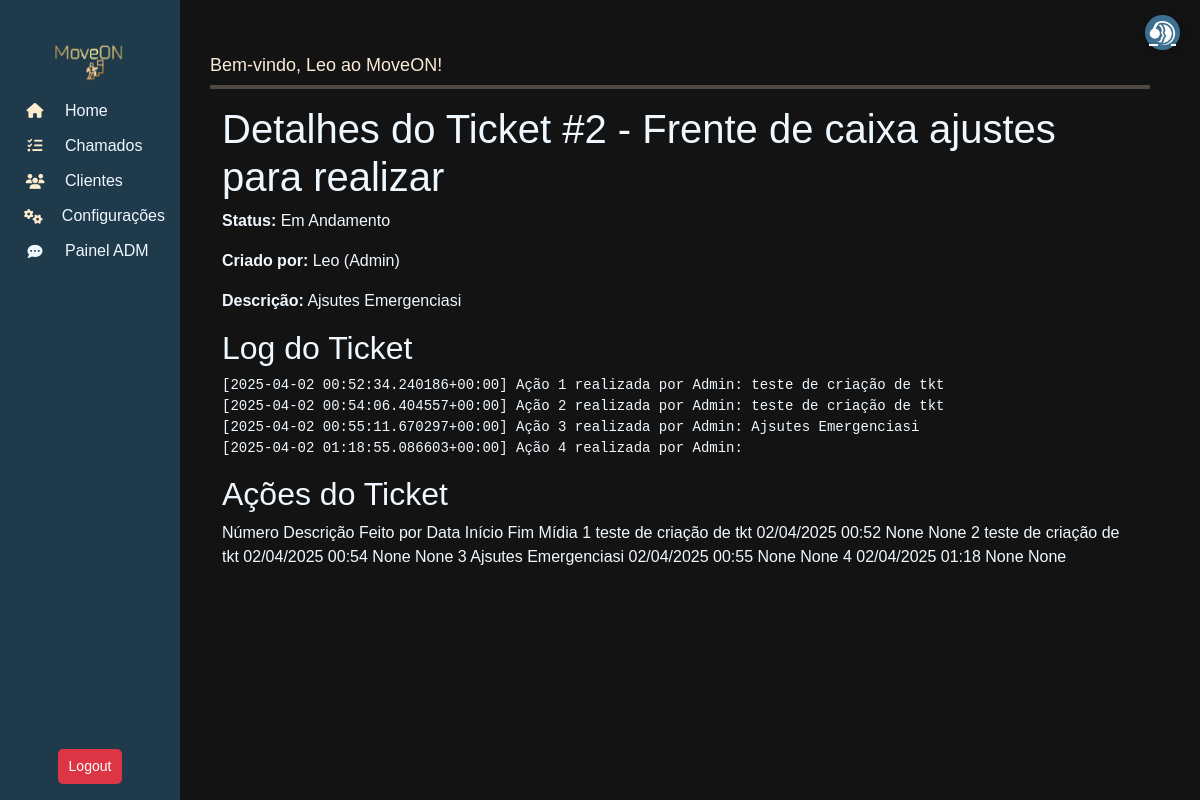
The app's page /move/tickets/detail/2 (signed in) with its own data.
### move_on/models.py (models this page shows, shortened)
class User(AbstractUser):
    client = models.ForeignKey(Profile, on_delete=models.CASCADE, related_name="users", null=True, blank=True, db_column='client')
    role = models.ForeignKey(Role, on_delete=models.SET_NULL, null=True, blank=True, db_column='role')
    groups = models.ManyToManyField(
        'auth.Group',
        related_name='move_on_users',
        blank=True
    )
    user_permissions = models.ManyToManyField(
        'auth.Permission',
        related_name='move_on_users',
        blank=True
    )
    class Meta:
        db_table = "users"
    def __str__(self):
        return f"{self.username} ({self.role})" if self.role else self.username

class Ticket(models.Model):
    client = models.ForeignKey(Profile, on_delete=models.PROTECT, related_name="tickets", null=True, blank=True)
    created_by = models.ForeignKey(User, on_delete=models.CASCADE, related_name="created_tickets", null=True, blank=True)
    assigned_team = models.ForeignKey(Team, on_delete=models.SET_NULL, null=True, blank=True, related_name="tickets")
    sla = models.ForeignKey(SLA, on_delete=models.SET_NULL, null=True, blank=True)
    title = models.CharField("Título", max_length=255, null=True, blank=True)
    description = models.TextField("Descrição", null=True, blank=True)
    status = models.ForeignKey(TicketStatus, on_delete=models.SET_NULL, null=True, blank=True)
    created_at = models.DateTimeField("Criado em", auto_now_add=True)
    updated_at = models.DateTimeField("Atualizado em", auto_now=True)
    due_date = models.DateTimeField("Previsão", null=True, blank=True)
    category = models.ForeignKey(Category, on_delete=models.CASCADE, blank=True, null=True)
    log = models.TextField("Log de Alterações", blank=True)
    class Meta:
        db_table = "tickets"

class TicketStatus(models.Model):
    name = models.CharField("Status", max_length=50, unique=True)
    class Meta:
        db_table = "ticket_status"
    def __str__(self):
        return self.name

class Role(models.Model):
    name = models.CharField("Nome do Papel", max_length=50, unique=True)
    description = models.TextField("Descrição", blank=True, null=True)
    class Meta:
        db_table = "roles"
    def __str__(self):
        return self.name

class TicketAction(models.Model):
    ticket = models.ForeignKey(Ticket, on_delete=models.CASCADE, related_name="actions")
    action_number = models.IntegerField("Número da Ação")
    performed_by = models.ForeignKey(User, on_delete=models.CASCADE)
    description = models.TextField("Descrição da Ação")
    assigned_team = models.ForeignKey(Team, on_delete=models.SET_NULL, null=True, blank=True)
    action_date = models.DateTimeField("Data da Ação", default=timezone.now)
    action_start_time = models.TimeField("Hora de Início", null=True, blank=True)
    action_end_time = models.TimeField("Hora de Fim", null=True, blank=True)
    audio = models.FileField(upload_to="tickets/audios/", null=True, blank=True)
    image = models.ImageField(upload_to="tickets/images/", null=True, blank=True)
    class Meta:
        db_table = "ticket_actions"
        ordering = ["action_number"]

### move_on/views.py (the view, shortened to what this page needs)
# urls.py: path('tickets/detail/<int:pk>', TicketDetailView.as_view(), name="ticket_detail"),
class TicketDetailView(LoginRequiredMixin, DetailView):
    model = Ticket
    template_name = "tickets/ticket_detail.html"
    context_object_name = "ticket"
    def get_context_data(self, **kwargs):
        context = super().get_context_data(**kwargs)
        context["actions"] = self.object.actions.all()  # Pegando todas as ações do ticket
        return context

### move_on/templates/Tickets/ticket_detail.html (shortened to what this page needs)
{% extends "Menu/menu.html" %} {% block content %}
<div class="container" style="color: aliceblue;">
  <h1>Detalhes do Ticket #{{ ticket.id }} - {{ ticket.title }}</h1>
  <p><strong>Status:</strong> {{ ticket.status }}</p>
  <p><strong>Criado por:</strong> {{ ticket.created_by }}</p>
  <p><strong>Descrição:</strong> {{ ticket.description }}</p>
  <h2>Log do Ticket</h2>
  <pre>{{ ticket.log }}</pre>
  <h2>Ações do Ticket</h2>
  <table-responsive border="1">
    <tr>
      <th>Número</th>
      <th>Descrição</th>
      <th>Feito por</th>
      <th>Data</th>
      <th>Início</th>
      <th>Fim</th>
      <th>Mídia</th>
    </tr>
    {% for action in ticket.actions.all %}
    <tr>
      <td>{{ action.action_number }}</td>
      <td>{{ action.description }}</td>
      <td>{{ action.action_date|date:"d/m/Y H:i" }}</td>
      <td>{{ action.action_start_time }}</td>
      <td>{{ action.action_end_time }}</td>
    </tr>
    {% empty %}
    <tr>
      <td colspan="7">Nenhuma ação registrada.</td>
    </tr>
    {% endfor %}
</div>
{% endblock %}

### move_on/templates/Menu/menu.html (shortened to what this page needs)
{% load static %}
<head>
  <link href="https://cdn.jsdelivr.net/npm/bootstrap@5.3.3/dist/css/bootstrap.min.css" rel="stylesheet" />
  <link rel="stylesheet" href="https://cdnjs.cloudflare.com/ajax/libs/font-awesome/6.5.1/css/all.min.css" />
  <link rel="stylesheet" href="{% static 'css/styles.css' %}" />
</head>
<body>
  <nav class="sidebar">
    <h6> <img src="{% static 'image/moveon.png' %}" style="width: 100px; height:50px;"></h6>
    {% if user.is_authenticated %}
    <a href="/" data-bs-toggle="tooltip" data-bs-placement="right" title="Home">
      <i class="fas fa-home"></i> <span>Home</span>
    </a>
    <a href="{% url 'ticket_list' %}" data-bs-toggle="tooltip" data-bs-placement="right" title="Chamados">
      <i class="fas fa-tasks"></i> <span>Chamados</span>
    </a>
    <a href="{%url 'profile_list'%}" data-bs-toggle="tooltip" data-bs-placement="right" title="Clientes">
      <i class="fas fa-users"></i> <span>Clientes</span>
    </a>
    <a href="{% url 'params' %}" data-bs-toggle="tooltip" data-bs-placement="right" title="Configurações">
      <i class="fas fa-cogs"></i> <span>Configurações</span>
    </a>
    <a href="{% url 'chat_admin_panel' %}" data-bs-toggle="tooltip" data-bs-placement="right" title="Painel">
      <i class="fa-solid fa-comment-dots"></i><span>Painel ADM</span>
    </a>
    <form method="POST" action="{% url 'logout' %}">
      <button type="submit" class="btn btn-danger-2 w-100">Logout</button>
    </form>
    {% else %}
    <p>Necessário estar logado</p>
    {% endif %}
  </nav>
  <div class="content">
    <h3>
      {% block title %}Bem-vindo, {{ user.username }} ao MoveON!{% endblock %}
    </h3>
    <div class="bar-tab-color-preview">
      <hr style="border: none; height: 4px; background-color:blanchedalmond; margin: 0;">
    </div>
    <p>{% block content %}{% endblock %}</p>
  </div>
  <a href="{% url 'ticket_form' %}" class="support-btn" data-bs-toggle="tooltip" data-bs-placement="left"
    title="Novo Chamado">
    <i class="fa-brands fa-teamspeak"></i>
  </a>
</body>
</html>

### move_on/static/css/styles.css (style rules this page uses)
body { background-color: rgb(19, 19, 19); }
* { font-family: Verdana, Geneva, Tahoma, sans-serif; }
.sidebar { width: 60px; height: 100vh; background: #1e3a4b; position: fixed; top: 0; left: 0; display: flex; flex-direction: column; align-items: center; padding-top: 35px; transition: width 0.5s ease; }
h4, h6 { color: antiquewhite; font-weight: bolder; font-size: 15px; }
h3 { color: antiquewhite; font-size: 18px; }
.sidebar a { text-decoration: none; color: aliceblue; display: flex; align-items: center; gap: 10px; padding: 15px; width: 100%; white-space: nowrap; overflow: hidden; }
.sidebar a i { font-size: 15px; width: 40px; text-align: center; }
.content { margin-left: 160px; padding: 50px; margin-top: 5px; }
.fa-home { color: blanchedalmond; }
.fa-tasks { color: blanchedalmond; }
.fa-users { color: blanchedalmond; }
.fa-cogs { color: blanchedalmond; }
.support-btn { position: fixed; top: 15px; right: 20px; background: #3d7090; color: white; border-radius: 50%; width: 35px; height: 35px; display: flex; align-items: center; justify-content: center; font-size: 1.5rem; box-shadow: 2px 2px 10px rgba(0, 0, 0, 0.2); transition: transform 0.2s ease-in-out; z-index: 1000; }
.btn { padding: 5px 10px; font-size: 12px; border-radius: 5px; }
.btn-danger-2 { background-color: #dc3545; color: white; padding: 10px 20px; border-radius: 5px; margin-top: 50vh; }
@media (min-width: 820px) { .btn-danger-2 { margin-top: 60vh; font-size: 14px; padding: 6px 10px; } }

### records on screen
User: username "Leo"
Ticket: id "2", title "Frente de caixa ajustes para realizar", status "Em Andamento", created_by "Leo (Admin)", description "Ajsutes Emergenciasi", log "[2025-04-02 00:52:34.240186+00:00] Ação 1 realizada por Admin: teste de criação de tkt [2025-04-02 00:54:06.404557+00:00] Ação 2 realizada por Admin: teste de criação de tkt [2025-04-02 00:55:11.670297+00:00] Ação 3 realizada por Admin: Ajsutes Emergenciasi [2025-04-02 01:18:55.086603+00:00] Ação 4 realizada por Admin:"
TicketAction: action_number "1", description "teste de criação de tkt", action_date "02/04/2025 00:52", action_start_time "None", action_end_time "None"
TicketAction: action_number "2", description "teste de criação de tkt", action_date "02/04/2025 00:54", action_start_time "None", action_end_time "None"
TicketAction: action_number "3", description "Ajsutes Emergenciasi", action_date "02/04/2025 00:55", action_start_time "None", action_end_time "None"
TicketAction: action_number "4", action_date "02/04/2025 01:18", action_start_time "None", action_end_time "None"
